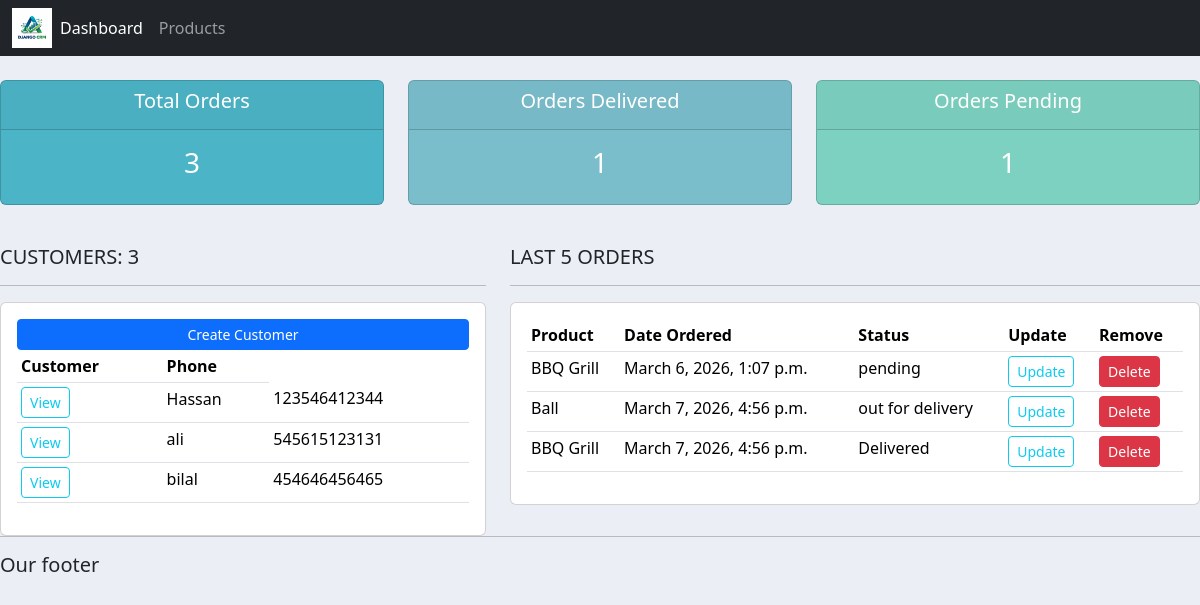
/, run on an earlier commit of the app's database.
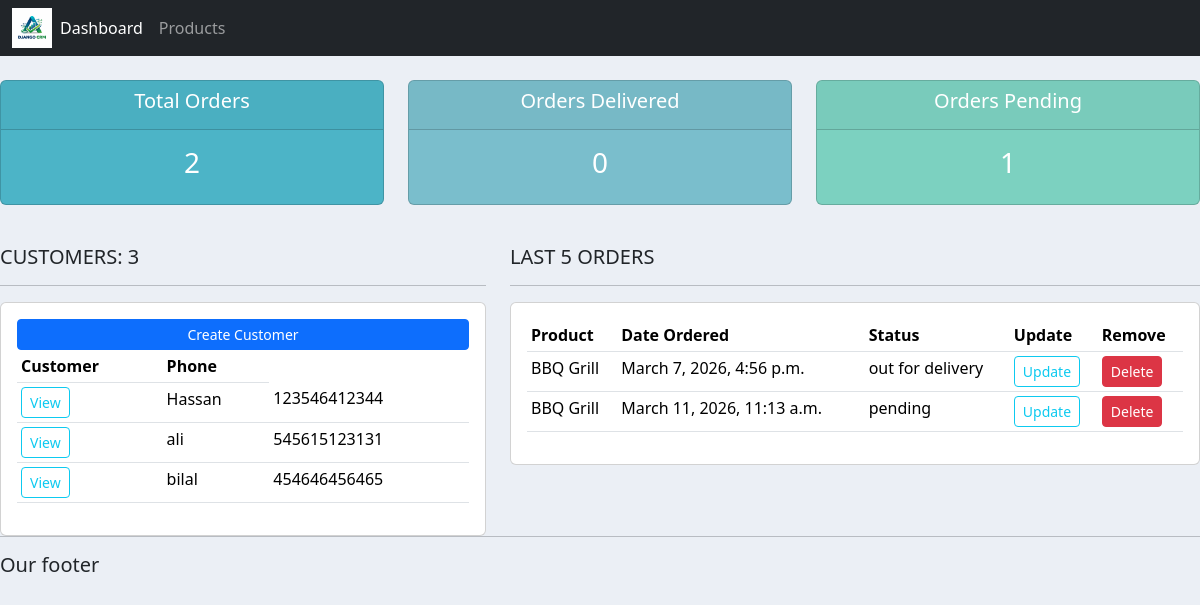
And on a later commit of the database.
### accounts/models.py (models this page shows, shortened)
class Customer(models.Model):
	name = models.CharField(max_length=200, null=True)
	phone = models.CharField(max_length=200, null=True)
	email = models.CharField(max_length=200, null=True)
	date_created = models.DateTimeField(auto_now_add=True, null=True)

class Order(models.Model):
    STATUS = (
	('pending','pending'),
	('out for delivery','out for delivery'),
	('Delivered','Delivered'),
	)
    customer = models.ForeignKey(Customer,null=True,on_delete=models.SET_NULL)
    product = models.ForeignKey(Product,null=True,on_delete=models.SET_NULL)
    date_created = models.DateTimeField(auto_now_add=True,null=True)
    status = models.CharField(max_length=200,null=True,choices=STATUS)
    note = models.CharField(max_length=1000,null=True)

class Product(models.Model):
    CATEGORY = (
		('Indoor','Indoor'),
		('Outdoor','Outdoor')
	)
    name = models.CharField(max_length=200,null=True)
    price = models.FloatField(null=True)
    category = models.CharField(max_length=200,null=True,choices=CATEGORY)
    description = models.CharField(max_length=200,null=True,blank=True)
    date_created = models.DateTimeField(auto_now_add=True,null=True)
    tag = models.ManyToManyField(Tag)

### accounts/views.py (the view)
# urls.py: path('',views.home,name='home'),
def home(request):
    orders = Order.objects.all()
    customers = Customer.objects.all()
    total_customers = customers.count()
    total_orders = orders.count()
    delivered = orders.filter(status='Delivered').count()
    pending = orders.filter(status='pending').count()
    return render(request,'accounts/dashboard.html', {'orders': orders, 'customers': customers, 'total_customers': total_customers, 'total_orders': total_orders, 'delivered': delivered, 'pending': pending})

### accounts/templates/accounts/dashboard.html (shortened to what this page needs)
{% extends "accounts/main.html" %}
    {% block content %}
        {% include 'accounts/status.html' %}
    <br>
        <div class="row">
        <div class="col-md-5">
            <h5>CUSTOMERS: {{total_customers}}</h5>
            <hr>
            <div class="card card-body">
                <a class="btn btn-primary  btn-sm btn-block" href="">Create Customer</a>
                <table class="table table-sm">
                    <tr>
                        <th>Customer</th>
                        <th>Phone</th>
                    </tr>
                    {% for customer in customers %}
                        <tr>
                            <td><a class="btn btn-outline-info  btn-sm" href="{% url 'customer' customer.id %}">View</a></td>
                            <td>{{customer.name}}</td>
                            <td>{{customer.phone}}</td>
                        </tr>
                    {% endfor %}
                </table>
            </div>
        </div>
        <div class="col-md-7">
            <h5>LAST 5 ORDERS</h5>
            <hr>
            <div class="card card-body">
                <table class="table table-sm">
                    <tr>
                        <th>Product</th>
                        <th>Date Ordered</th>
                        <th>Status</th>
                        <th>Update</th>
                        <th>Remove</th>
                    </tr>
                    {% for order in orders %}
                        <tr>
                            <td>{{order.product.name}}</td>
                            <td>{{order.date_created}}</td>
                            <td>{{order.status}}</td>
                            <td><a class="btn btn-outline-info btn-sm" href="{% url 'update_order' order.id %}">Update</a></td>
                            <td><a class="btn btn-danger btn-sm" href="{% url 'delete_order' order.id %}">Delete</a></td>
                        </tr>
                    {% endfor %}
                </table>
            </div>
        </div>
    {% endblock %}

What changed in the data, as far as the page shows it:
removed Order: product.name "BBQ Grill", date_created "March 6, 2026, 1:07 p.m.", status "pending"
removed Order: product.name "BBQ Grill", date_created "March 7, 2026, 4:56 p.m.", status "Delivered"
changed Order "March 7, 2026, 4:56 p.m.": product.name "Ball" → "BBQ Grill"
added Order: product.name "BBQ Grill", date_created "March 11, 2026, 11:13 a.m.", status "pending"
Also different on the page:
{{ total_orders }}: "3" → "2"
{{ delivered }}: "1" → "0"
